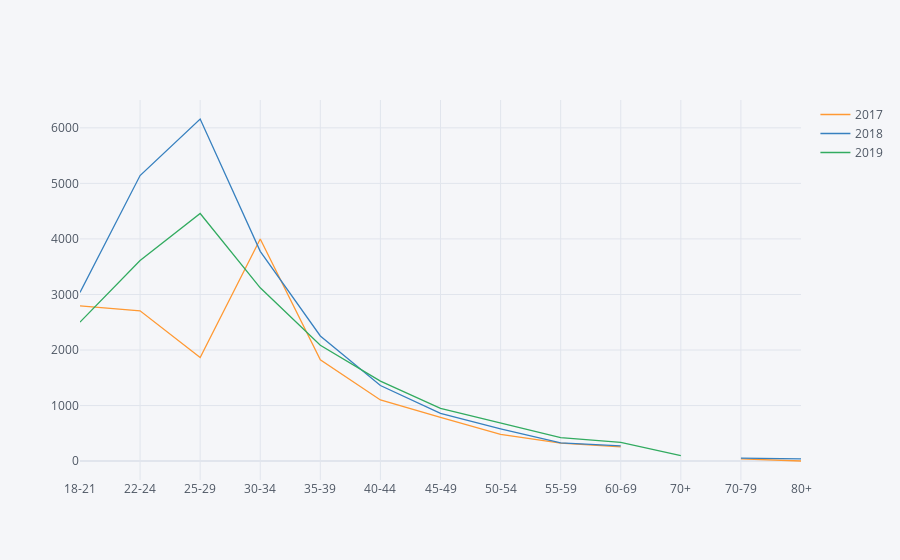

The cell this chart's notebook holds for it:
### Markdown cell above
### Compared to 2019 more younger people are interested in Data Science in 2018
### Age 40 and above people are gradually increasing by the year

### Code cell
Age.T.iplot(kind='line')

### Figure 1 — Plotly figure (JSON) as saved in the notebook; plotly's stock layout.template omitted (floating-point values rounded to 4 significant figures)
{"data": [{"line": {"color": "rgba(255, 153, 51, 1.0)", "dash": "solid", "shape": "linear", "width": 1.3}, "mode": "lines", "name": "2017", "text": "", "type": "scatter", "x": ["18-21", "22-24", "25-29", "30-34", "35-39", "40-44", "45-49", "50-54", "55-59", "60-69", "70+", "70-79", "80+"], "y": [2795, 2706, 1866, 3998, 1822, 1101, 789, 480, 324, 255, "", 40, 2]}, {"line": {"color": "rgba(55, 128, 191, 1.0)", "dash": "solid", "shape": "linear", "width": 1.3}, "mode": "lines", "name": "2018", "text": "", "type": "scatter", "x": ["18-21", "22-24", "25-29", "30-34", "35-39", "40-44", "45-49", "50-54", "55-59", "60-69", "70+", "70-79", "80+"], "y": [3037, 5141, 6159, 3776, 2253, 1360, 858, 582, 328, 273, "", 53, 39]}, {"line": {"color": "rgba(50, 171, 96, 1.0)", "dash": "solid", "shape": "linear", "width": 1.3}, "mode": "lines", "name": "2019", "text": "", "type": "scatter", "x": ["18-21", "22-24", "25-29", "30-34", "35-39", "40-44", "45-49", "50-54", "55-59", "60-69", "70+", "70-79", "80+"], "y": [2502, 3610, 4458, 3120, 2087, 1439, 949, 692, 422, 338, 100, "", ""]}], "layout": {"legend": {"bgcolor": "#F5F6F9", "font": {"color": "#4D5663"}}, "paper_bgcolor": "#F5F6F9", "plot_bgcolor": "#F5F6F9", "title": {"font": {"color": "#4D5663"}}, "xaxis": {"gridcolor": "#E1E5ED", "showgrid": true, "tickfont": {"color": "#4D5663"}, "title": {"font": {"color": "#4D5663"}, "text": ""}, "zerolinecolor": "#E1E5ED"}, "yaxis": {"gridcolor": "#E1E5ED", "showgrid": true, "tickfont": {"color": "#4D5663"}, "title": {"font": {"color": "#4D5663"}, "text": ""}, "zerolinecolor": "#E1E5ED"}}}
